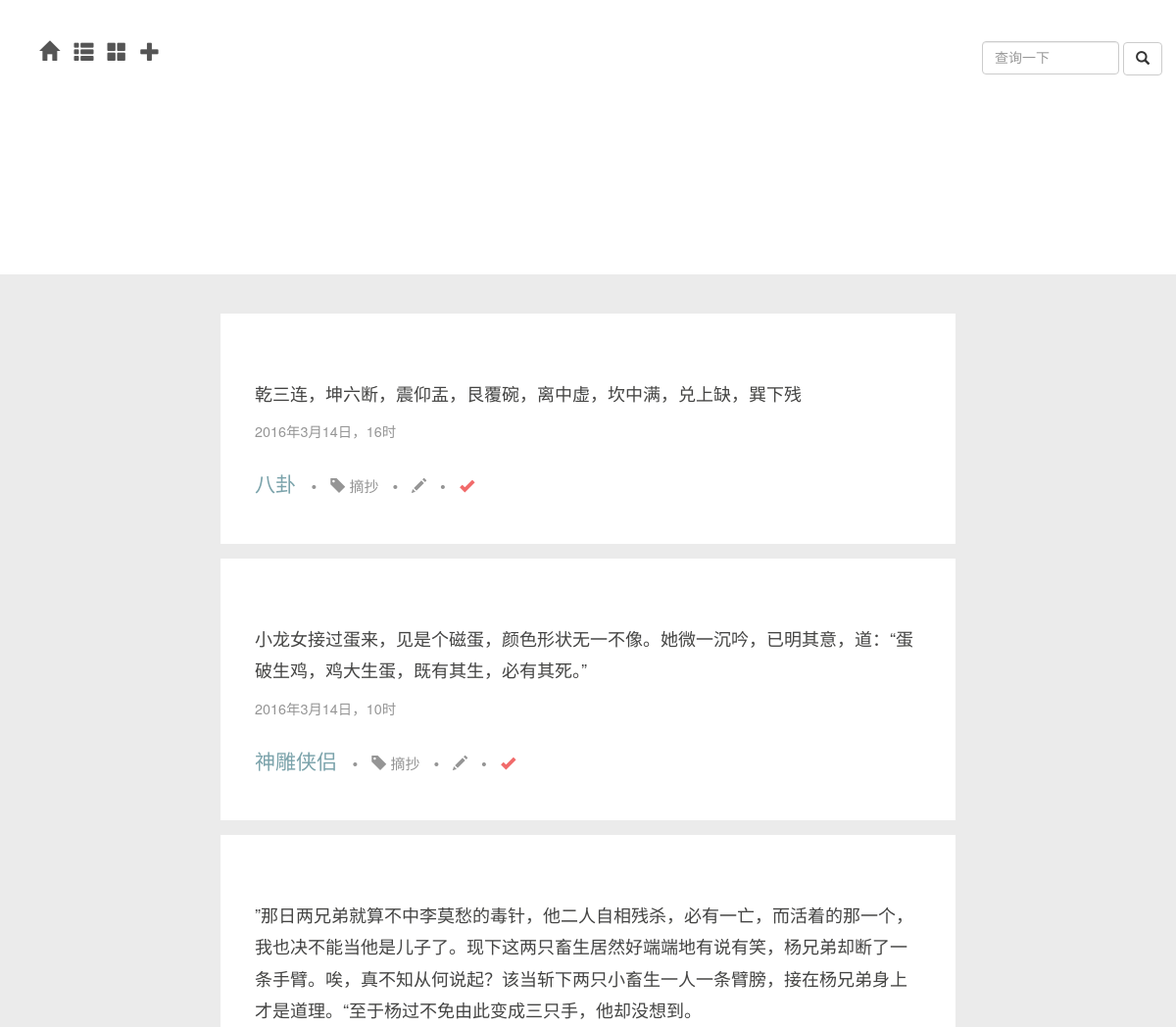
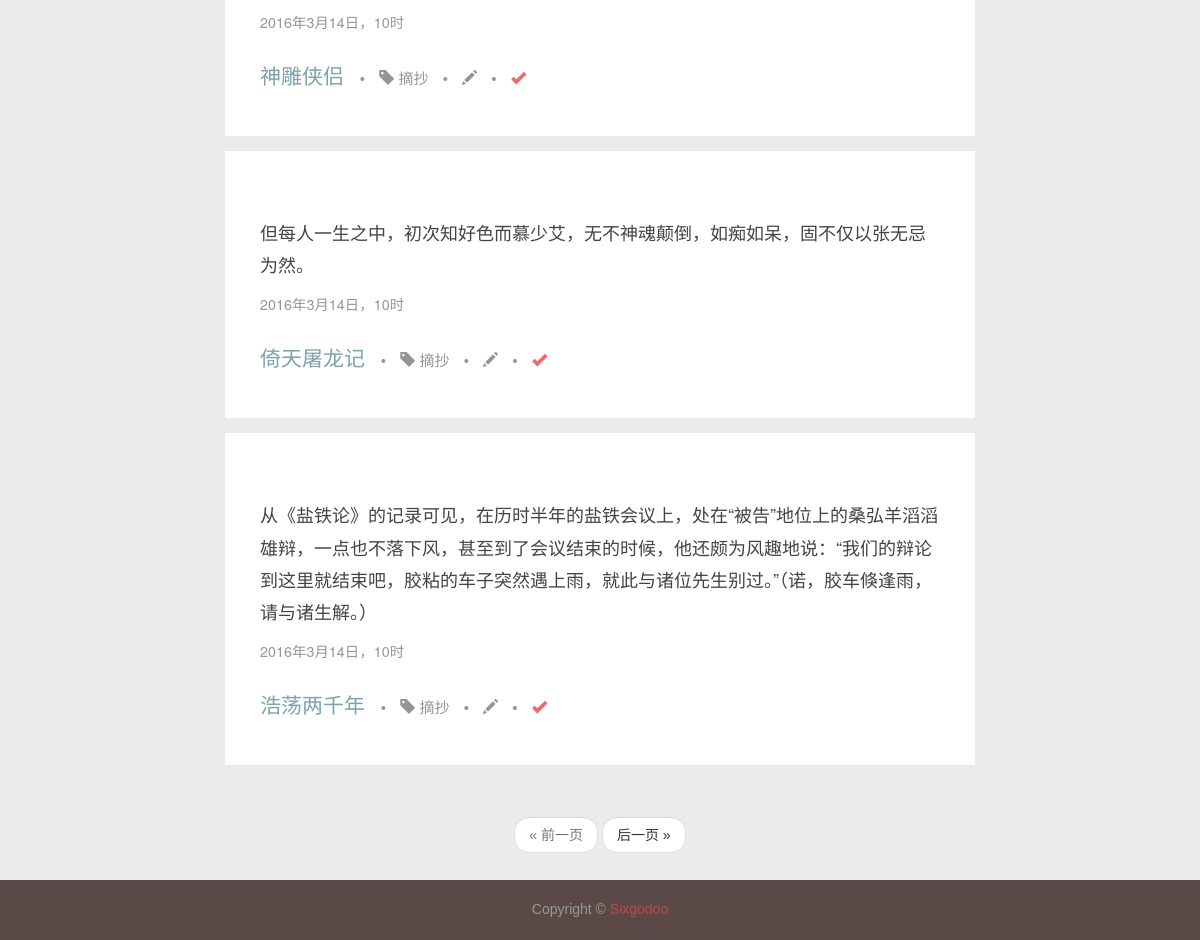
The app's page /daily with its own data (2 pictures, top to bottom).
### app/models.py (models this page shows, shortened)
class Item(db.Model):
	__tablename__ = 'items'
	id = db.Column(db.Integer, primary_key = True)
	name = db.Column(db.String, index = True)
	tag_id = db.Column(db.Integer, db.ForeignKey('tags.id'))
	timestamp = db.Column(db.DateTime,index=True,default=datetime.now)
	flags = db.Column(db.SmallInteger)								   # 16 bits integer, now 0 means not abandoned 2016.03.04 12:59:26
	text = db.Column(db.Text)

class Tag(db.Model):
	__tablename__ = 'tags'
	id = db.Column(db.Integer, primary_key = True)
	name = db.Column(db.String, unique = True)
	items = db.relationship('Item', backref = 'tag')

### app/main/views.py (the view)
@main.route('/daily',methods=['GET','POST'])
def daily():
	form = QueryItemForm()
	if form.validate_on_submit():
		items = Item.query.filter_by(name=form.item_name.data).order_by(Item.timestamp.desc()).all()
		return render_template('daily.html',items=items,form=form)
	page = request.args.get('page',1,type=int)
	pagination = Item.query.order_by(Item.timestamp.desc()).paginate(page,per_page=current_app.config['FLASKY_POSTS_PER_PAGE'],error_out=False)
	items = pagination.items
	return render_template('daily.html',title=u"日常",items=items,form=form,pagination=pagination)

### app/main/forms.py
class QueryItemForm(Form):
	item_name = StringField('',\
		validators=[Required()])
	submit = SubmitField(u'查询')

### app/templates/daily.html (shortened to what this page needs)
{% extends "new_base.html" %}
{% import "bootstrap/wtf.html" as wtf %}
{%block nav_extent%}
<div class="nav-ul lg">
	<div class="dropdown">
	<a class="dropdown-toggle" data-toggle="dropdown" role="button" aria-haspopup="true" aria-expanded="true">
		<span class="glyphicon glyphicon-th-large" aria-hidden="true"></span>
	</a>
	</div>
</div>
<div class="nav-ul lg">
	<div class="dropdown">
	<a class="dropdown-toggle" data-toggle="dropdown" role="button" aria-haspopup="true" aria-expanded="false">
		<span class="glyphicon glyphicon-plus" aria-hidden="true"></span>
	</a>
</div>
</div>
{%endblock%}
{% block content %}
	{% if items %}
	{% for item in items %}
	<section>
		<div class="container">
			<div class="row">
				<main class="col-md-8 col-md-offset-2">
					<article class="post">
						<header class="post-text">
							<p>{{item.text}}</p>
							<p class="post-time">
								{{item.timestamp.year}}年{{item.timestamp.month}}月{{item.timestamp.day}}日，{{item.timestamp.hour}}时
							</p>
						</header>
						<div class="post-meta">
							<a href={{url_for('main.item',item_id=item.id)}}>
								{{ item.name }}
							</a>
							<div class="post-extent">
								<ul class="list-inline">
									<li>•</li>
									<li>
										<span class="glyphicon glyphicon-tag"></span>
										<a href={{url_for('main.tag',tag_id=item.tag.id)}}>{{item.tag.name}}</a>
									</li>
									<li>•</li>
									<li>
										<a href={{url_for('main.edit_item',item_id=item.id)}}>
											<span class="glyphicon glyphicon-pencil"></span>
										</a>
									</li>
									<li>•</li>
									<li>
										{% if item.flags %}
										<span class="glyphicon glyphicon-ok" style="color:#F16A6A;"></span>
										{% else %}
										<span class="glyphicon glyphicon-remove" style="color:#EA931C"></span>
										{% endif %}
									</li>
							</div>
						</div>
					</article>
				</main>
			</div>
		</div>
	</section>
	{% endfor %}
	{% endif %}
<div class="container">
	<div class="nav-query">
		<form action="" method="post" name="item_query">
				{{form.item_name(class="form-control",placeholder="查询一下")}}
				<button class="btn btn-default" type="submit" style="inline-block">
					<span class="glyphicon glyphicon-search"></span>
				</button>
		</form>
	</div>
</div>
{% endblock %}
{% block page %}
{% if pagination %}
<div class="pagination my-pagination">
	<div class="container">
		{{macros.pagination_widget(pagination,'main.daily')}}
	</div>
</div>
{% endif %}
{% endblock %}

### app/static/my_style.css (style rules this page uses)
body { min-height: 700px; color: #555; font-size: 14px; line-height:1.75em; background:#ebebeb; position:relative; font-family:"Lucida Grande", Helvetica, Arial, STXihei, "华文细黑", "Microsoft YaHei", "微软雅黑", sans-serif; }
.post { padding:35px; background:#FFFFFF; margin-bottom:15px; position:relative; overflow:hidden; }
.post-text { color: #444443; font:normal 18px/1.8 "Helvetica Neue", "Helvetica", "Lucida Grande", "Arial", "Hiragino Sans GB", "Microsoft Yahei", "WenQuanYi Micro Hei", "sans-serif"; }
.post-meta { font-size: 1.5em; }
.post-meta a { color:#7BA3AB; }
.post-extent a { color: #959595; }
.post-time { font-size: 0.8em; color: #959595; }
.post-text { margin:30px 0; }
.post-extent { color: #959595; font-size: 15px; display: inline-block; margin: 0 10px; }
.nav a { color: #555; }
.nav-query { position: fixed; right: 1em; top:3em; width: auto; }
.nav-query .form-control { display: inline-block; width:10em; margin-right: 0; }
.nav-ul { display: inline-block; padding-left: 0.3em; }
.lg { padding: 10px 5px; font-size: 20px; margin-bottom: -10px; }
.my-pagination { display: block; bottom: 100px; margin: 0; width: 100%; height: 60px; text-align: center; padding-top:1.2em; }

### app/templates/base.html (style rules this page uses)
article, aside, details, figcaption, figure, footer, header, hgroup, menu, nav, section { display: block; }

### records on screen
Item: text "乾三连，坤六断，震仰盂，艮覆碗，离中虚，坎中满，兑上缺，巽下残", timestamp.year "2016", timestamp.month "3", timestamp.day "14", timestamp.hour "16", name "八卦", tag.name "摘抄", flags 1 (drawn)
Item: text "小龙女接过蛋来，见是个磁蛋，颜色形状无一不像。她微一沉吟，已明其意，道：“蛋破生鸡，鸡大生蛋，既有其生，必有其死。”", timestamp.year "2016", timestamp.month "3", timestamp.day "14", timestamp.hour "10", name "神雕侠侣", tag.name "摘抄", flags 1 (drawn)
Item: text "”那日两兄弟就算不中李莫愁的毒针，他二人自相残杀，必有一亡，而活着的那一个，我也决不能当他是儿子了。现下这两只畜生居然好端端地有说有笑，杨兄弟却断了一条手臂。唉，真不知从何说起？该当斩下两只小畜生一人一条臂膀，接在杨兄弟身上才是道理。“至于杨过不免由此变成三只手，他却没想到。", timestamp.year "2016", timestamp.month "3", timestamp.day "14", timestamp.hour "10", name "神雕侠侣", tag.name "摘抄", flags 1 (drawn)
Item: text "但每人一生之中，初次知好色而慕少艾，无不神魂颠倒，如痴如呆，固不仅以张无忌为然。", timestamp.year "2016", timestamp.month "3", timestamp.day "14", timestamp.hour "10", name "倚天屠龙记", tag.name "摘抄", flags 1 (drawn)
Item: text "从《盐铁论》的记录可见，在历时半年的盐铁会议上，处在“被告”地位上的桑弘羊滔滔雄辩，一点也不落下风，甚至到了会议结束的时候，他还颇为风趣地说：“我们的辩论到这里就结束吧，胶粘的车子突然遇上雨，就此与诸位先生别过。”（诺，胶车倏逢雨，请与诸生解。）", timestamp.year "2016", timestamp.month "3", timestamp.day "14", timestamp.hour "10", name "浩荡两千年", tag.name "摘抄", flags 1 (drawn)
